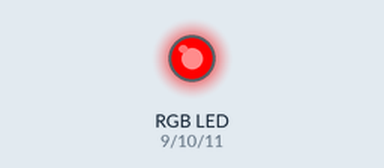
Recording of a sketch running on a simulated Arduino Uno, built with avr-gcc and run on an emulated ATmega328P. On the bench: an RGB LED mixed from three pins (HIGH = lit). Dim RGB values are drawn brighter than linear.

Above: at 0.05 s.
At 1.55 s:
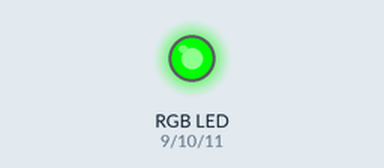
At 2.3 s:
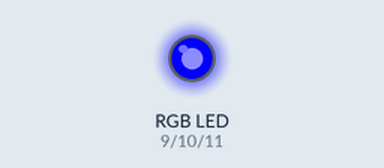
At 3.05 s:
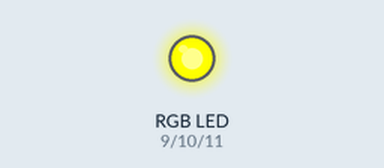
At 4.5 s:
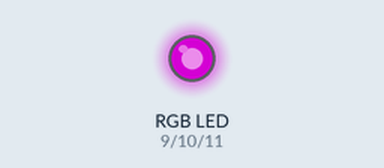
At 6.0 s:
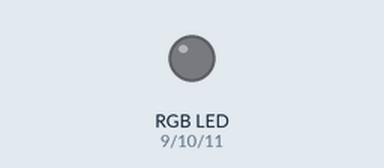
Timing chart, 0 to 7.8 s (numbered marks = the images above):
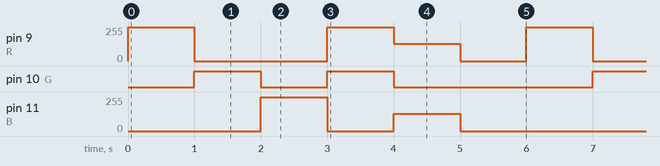

Measured:
- by itself, pin 9 (R): repeats every 6.0 s: 0/255 2.0 s, 255/255 1.0 s, 128/255 1.0 s, 0/255 1.0 s, 255/255 1.0 s
- by itself, pin 10 (G): repeats every 6.0 s: LOW 1.0 s, HIGH 1.0 s, LOW 3.0 s, HIGH 1.0 s
- by itself, pin 11 (B): repeats every 6.0 s: 0/255 1.0 s, 128/255 1.0 s, 0/255 3.0 s, 255/255 1.0 s

The sketch:

04_rgb.ino
```cpp
/*
  SA2 - 04_rgb.ino
  Barreja de colors amb un LED RGB de catode comu.
  Circuit: R=9, G=10, B=11 (cada un amb 220 ohm). Catode comu a GND.
  Cada color es controla amb PWM (0-255).
  NOTA: si el teu LED es d'anode comu, el comu va a 5V i els valors s'inverteixen.
  Quan: S2 - modelatge
*/

const int R = 9;
const int G = 10;
const int B = 11;

// Funcio propia per fixar un color (modularitat)
void color(int r, int g, int b) {
  analogWrite(R, r);
  analogWrite(G, g);
  analogWrite(B, b);
}

void setup() {
  pinMode(R, OUTPUT);
  pinMode(G, OUTPUT);
  pinMode(B, OUTPUT);
}

void loop() {
  color(255, 0, 0);   delay(1000);   // vermell
  color(0, 255, 0);   delay(1000);   // verd
  color(0, 0, 255);   delay(1000);   // blau
  color(255, 255, 0); delay(1000);   // groc (R+G)
  color(128, 0, 128); delay(1000);   // lila
  color(0, 0, 0);     delay(1000);   // apagat
}
```
